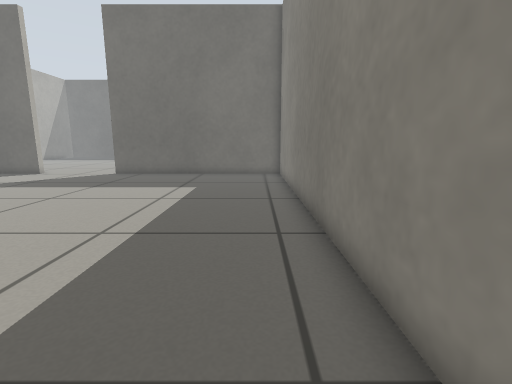
View 1 (above)

17 first-person views from a walk through a world built for the Gazebo simulator. The camera is 0.5 m above the floor, tilts 10° down and sees 85° across. The floor is counted in squares, 0.25 m on a side. Each view is taken from the middle of a square. On the plan, view 1 faces up. The plan holds only what a view shows up to about 16 squares ahead; the rest is blank. The place goes on beyond the plan. Surface patterns are stand-ins for the level's own textures.

View 2
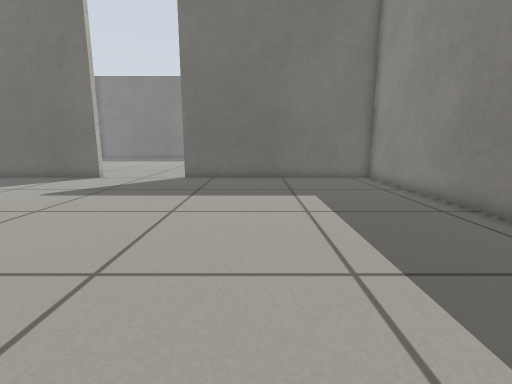

View 3
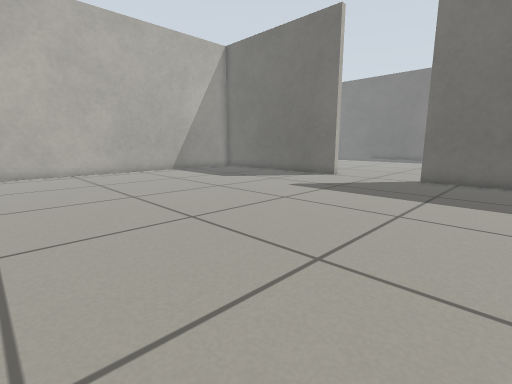

View 4
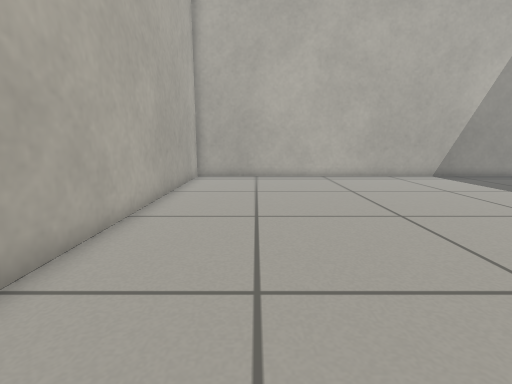

View 5
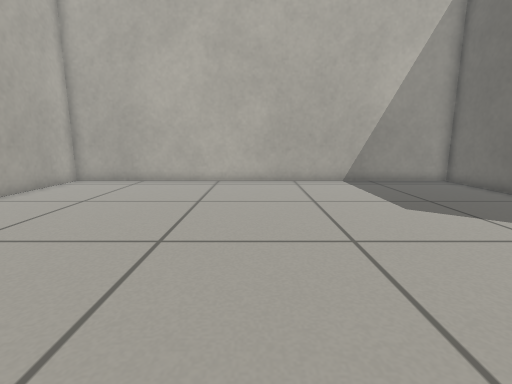

View 6
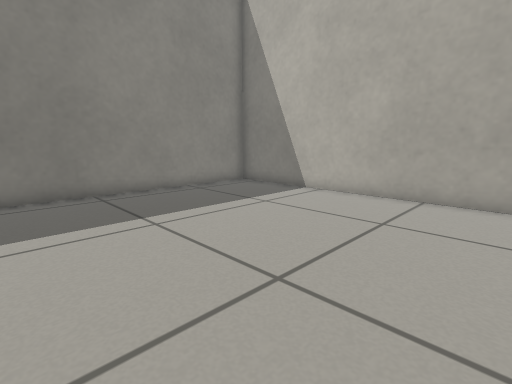

View 7
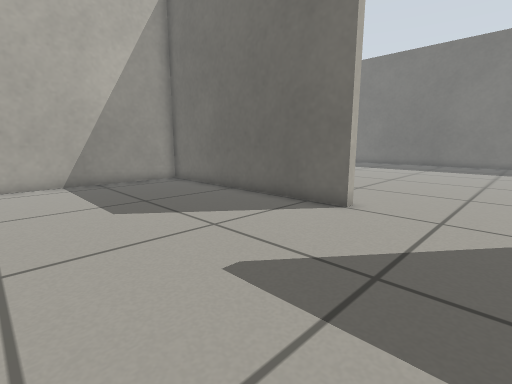

View 8
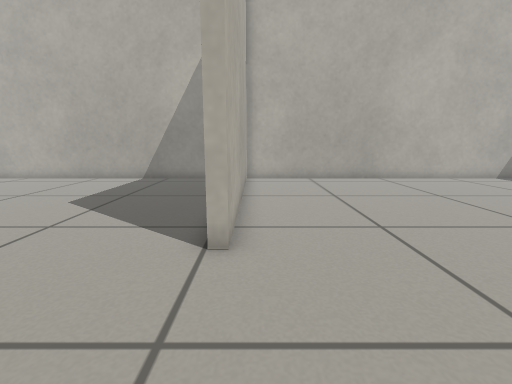

View 9
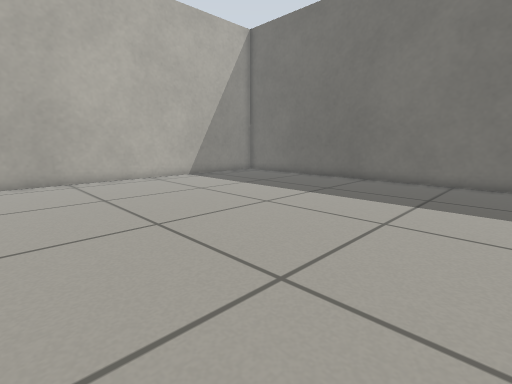

View 10
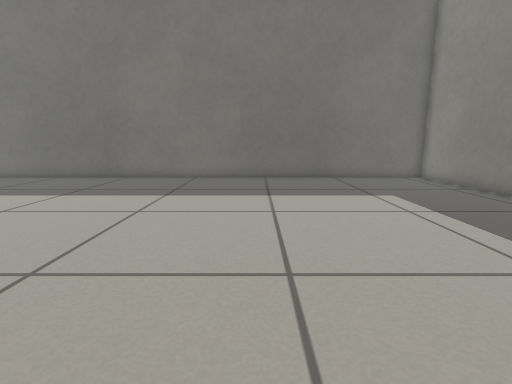

View 11
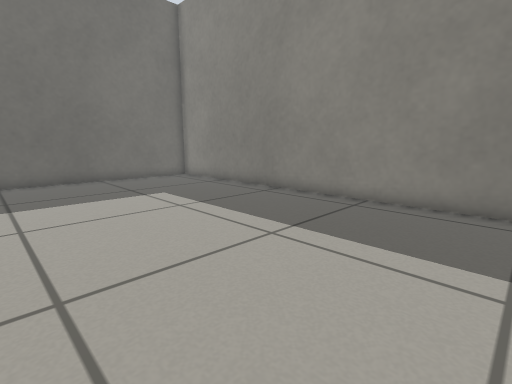

View 12
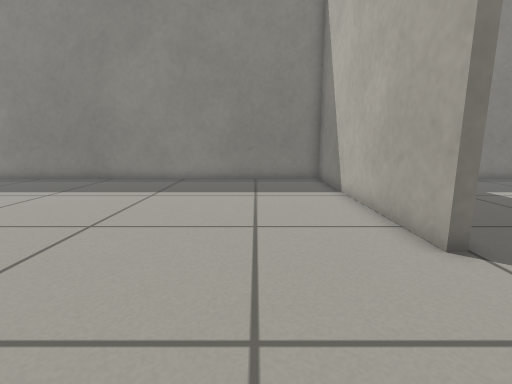

View 13
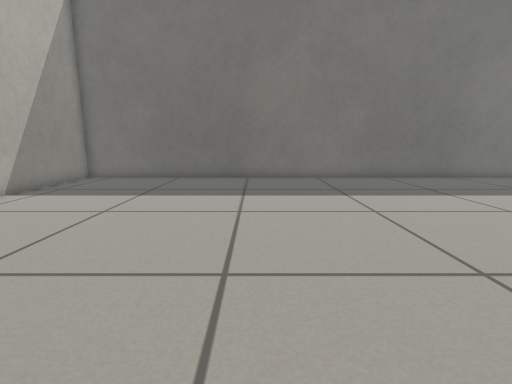

View 14
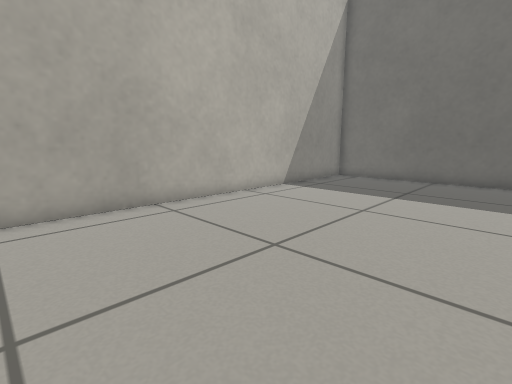

View 15
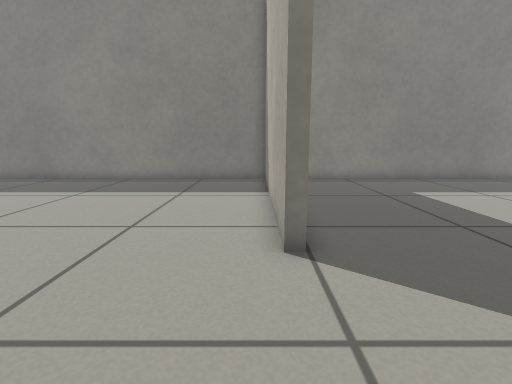

View 16
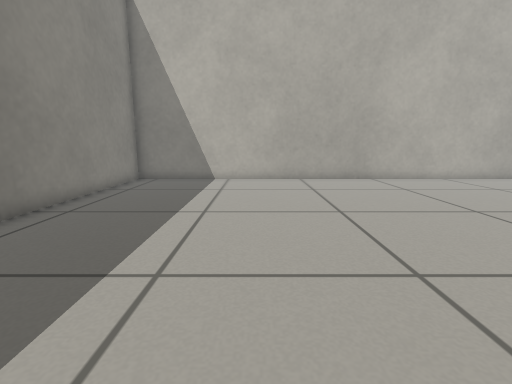

View 17
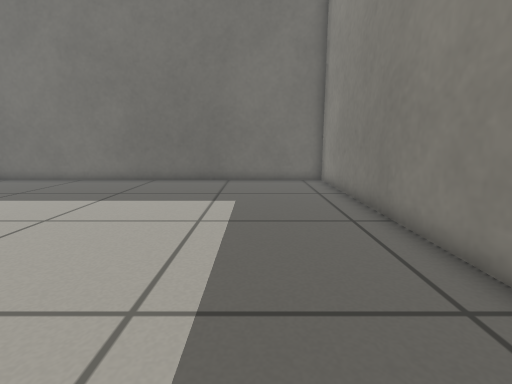

### Floor plan
Ten units are one square. View 1 is at (0, 0); x grows to the right and y downward. Boxes are objects, and circles mark ways between rooms. Rooms are numbered by the first view taken in them; rooms with no view inside come last. Other rooms are left out.
<svg viewBox="-252 -386 273 406">
<path fill="none" stroke="#000" d="M-140 -185 -140 -181 -247 -181 -247 15 16 15 16 -181 -91 -181 -91 -185M-91 -185 16 -185 16 -381 -247 -381 -247 -185 -140 -185"/>
<circle cx="-120" cy="-180" r="3" fill="#2a7"/>
<text x="-120" y="-80">1</text>
<text x="-120" y="-280">2</text>
</svg>
Room 1 opens to room 2.

Where each view was taken, in squares from view 1:
view 1: 0 up, 0 right, facing up
view 2: 2 up, 5 left, facing up
view 3: 2 up, 5 left, facing up-left
view 4: 2 up, 8 left, facing left
view 5: 8 up, 10 left, facing left
view 6: 9 up, 10 left, facing down-right
view 7: 10 up, 10 left, facing up-left
view 8: 19 up, 9 left, facing left
view 9: 23 up, 9 left, facing up-left
view 10: 22 up, 8 left, facing up
view 11: 22 up, 8 left, facing up-right
view 12: 22 up, 14 left, facing right
view 13: 22 up, 15 left, facing up
view 14: 22 up, 16 left, facing up-left
view 15: 19 up, 14 left, facing right
view 16: 14 up, 5 left, facing down
view 17: 23 up, 2 left, facing up
